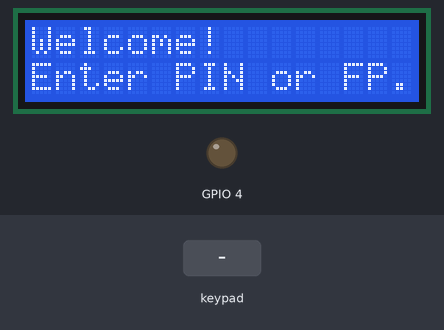
The sketch below on a simulated ESP32. On the bench: 16×2 character LCD, output pins drawn as LEDs (lit = HIGH). Inputs (shaded band) come from the test bench.

Above: at 4.2 s.
4.3 s: key '*' pressed
At 5.3 s:
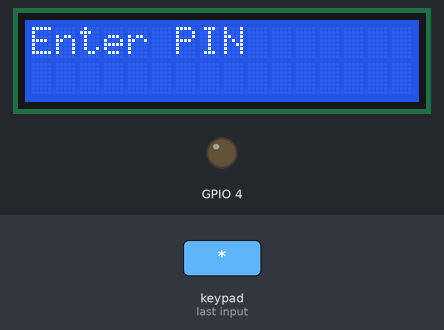
5.8 s: keypad keys 1 2 3 4 A pressed 0.4 s apart
At 8.6 s:
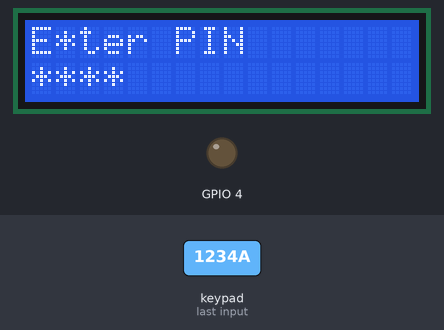
9.3 s: keypad keys 3 4 3 5 3 6 3 9 pressed 0.4 s apart
At 13.5 s:
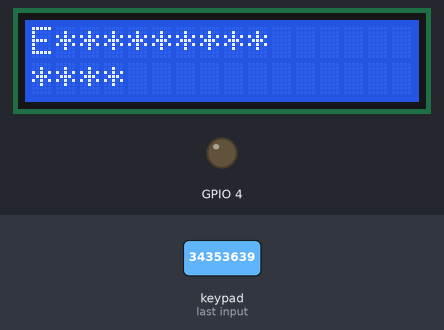
14.0 s: keypad keys 3 4 3 5 3 6 3 9 # pressed 0.4 s apart
At 18.6 s:
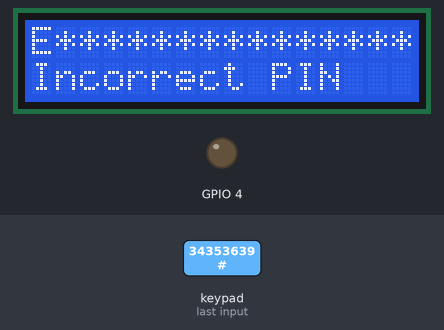
19.1 s: key '#' pressed
At 20.7 s:
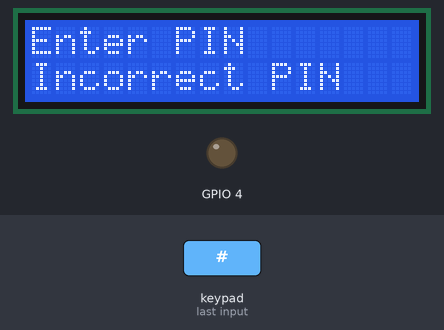
22.1 s: keypad keys 1 2 3 4 # pressed 0.4 s apart
At 25.9 s:
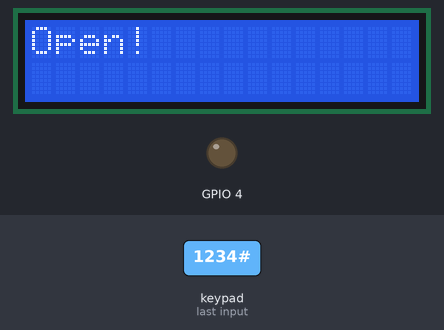
Timing chart, 0 to 27.4 s (numbered marks = the images above; inputs shaded):
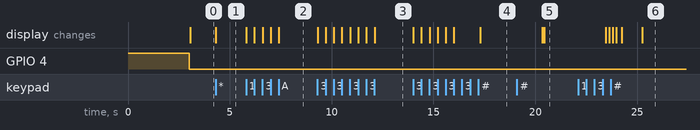

The sketch:

main.ino
```cpp
// include the library code:
#include <LiquidCrystal.h>
#include "Keypad.h"
#include "Wire.h"

const byte ROWS = 4; //four rows
const byte COLS = 4; //four columns

char keys[ROWS][COLS] = {
  {'1','2','3','A'},
  {'4','5','6','B'},
  {'7','8','9','C'},
  {'*','0','#','D'}
};

byte rowPins[ROWS] = {34, 35, 36, 39};
byte colPins[COLS] = {25, 26, 27, 33};

Keypad keypad = Keypad(makeKeymap(keys), rowPins, colPins, ROWS, COLS);

// initialize the library with the numbers of the interface pins
LiquidCrystal lcd(19, 23, 18, 17, 16, 15);

const int len_key = 4;
char master_key[len_key] = {'1','2','3','4'};
char attempt_key[len_key];
int z=0;

void setup() {

  pinMode(4, OUTPUT);
  digitalWrite(4, HIGH);
  delay(3000);
  digitalWrite(4, LOW);

  lcd.begin(16, 2);
  lcd.print("Welcome!");
  lcd.setCursor(0,1);
  lcd.print("Enter PIN or FP.");
}

void loop() {

  char key = keypad.getKey();
  if (key == '*') {
    lcd.clear();
    lcd.setCursor(0,0);
    lcd.clear();
    lcd.print("Enter PIN");
    PINMODE();
  }
  else if (key == '#') {
    AdminControl();
  }
}

void AdminControl() {
  lcd.clear();
  lcd.setCursor(0,0);
  lcd.print("1. Add ID");
  lcd.setCursor(0,1);
  lcd.print("2. Delete ID");
}


void PINMODE() {
  while(true) {
  char key = keypad.getKey();
  lcd.setCursor(z-1,1);
  lcd.print("*");
  if (key){
    switch(key){
      case '*':
        z=0;
        break;
      case '#':
        delay(100); // added debounce
        checkKEY();
        break;
      default:
         attempt_key[z]=key;
         z++;
      }
  }
  }
}

void checkKEY()
{
   int correct=0;
   int i;
   for (i=0; i<len_key; i++) {
    if (attempt_key[i]==master_key[i]) {
      correct++;
      }
    }
   if (correct==len_key && z==len_key){
    lcd.setCursor(0,1);
    lcd.print("Correct PIN");
    delay(1000);
    z=0;
    lcd.clear();
    lcd.setCursor(0,0);
    lcd.print("Open!");
    delay(3000);

    ESP.restart();
   }
   else
   {
    lcd.setCursor(0,1);
    lcd.print("Incorrect PIN");
    delay(3000);
    z=0;
    lcd.clear();
    lcd.setCursor(0,0);
    lcd.print("Enter PIN");
   }
   for (int zz=0; zz<len_key; zz++) {
    attempt_key[zz]=0;
   }
}
```

Measured:
- after the input at 4.3 s, the display: changes at once (image 1)
- after the input at 5.8 s, the display: first changes at once (image 2 shows a later state)
- after the input at 9.3 s, the display: first changes at once (image 3 shows a later state)
- after the input at 14.0 s, the display: first changes at once (image 4 shows a later state)
- after the input at 19.1 s, the display: first differs from a run without the input after 1.3 s (image 5)
- after the input at 22.1 s, the display: first changes after 1.4 s (image 6 shows a later state)
